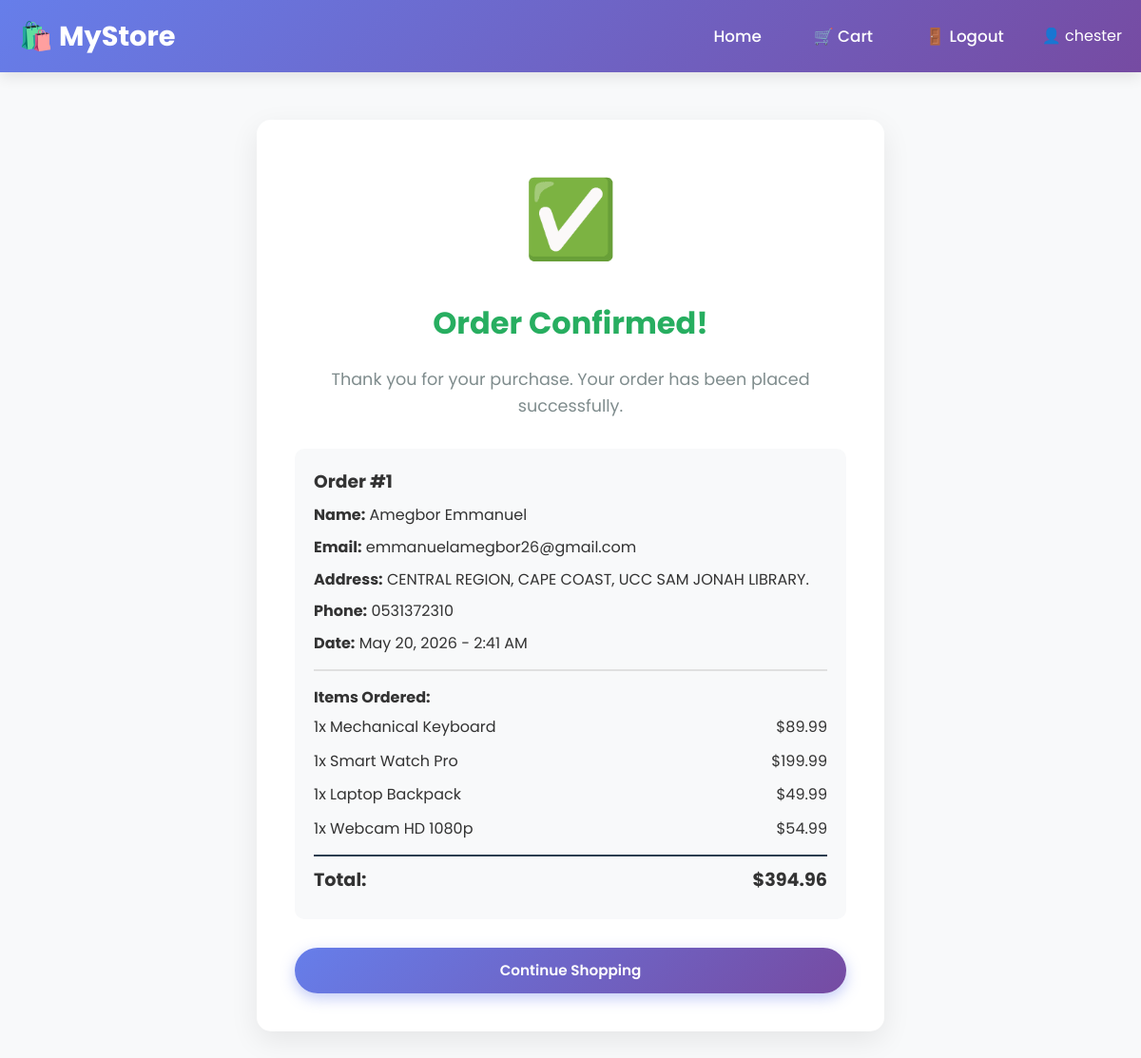
The page /order/1/ (signed in) on the database its author committed.
### store/models.py (models this page shows, shortened)
class Order(models.Model):
    first_name = models.CharField(max_length=100)
    last_name = models.CharField(max_length=100)
    email = models.EmailField()
    address = models.TextField()
    phone = models.CharField(max_length=20)
    created_at = models.DateTimeField(auto_now_add=True)
    paid = models.BooleanField(default=False)
    def get_total_cost(self):
        return sum(item.get_cost() for item in self.items.all())

class OrderItem(models.Model):
    order = models.ForeignKey(Order, related_name='items', on_delete=models.CASCADE)
    product = models.ForeignKey(Product, on_delete=models.CASCADE)
    price = models.DecimalField(max_digits=10, decimal_places=2)
    quantity = models.PositiveIntegerField(default=1)
    def get_cost(self):
        return self.price * self.quantity

class Product(models.Model):
    name = models.CharField(max_length=200)
    description = models.TextField()
    price = models.DecimalField(max_digits=10, decimal_places=2)
    image = models.ImageField(upload_to='product_images/', blank=True, null=True)
    created_at = models.DateTimeField(auto_now_add=True)

### store/views.py (the view)
# urls.py: path('order/<int:order_id>/', views.order_confirmation, name='order_confirmation'),
def order_confirmation(request, order_id):
    order = get_object_or_404(Order, id=order_id)
    return render(request, 'store/order_confirmation.html', {'order': order})

### store/templates/store/order_confirmation.html (shortened to what this page needs)
{% load static %}
<!doctype html>
<html>
  <head>
    <link rel="stylesheet" href="{% static 'store/css/style.css' %}" />
  </head>
  <body>
    <nav class="navbar">
      <div class="nav-container">
        <a href="{% url 'product_list' %}" class="logo">🛍️ MyStore</a>
        <div class="nav-links">
          <a href="{% url 'product_list' %}">Home</a>
          <a href="{% url 'cart_summary' %}" class="cart-icon">🛒 Cart</a>
          {% if user.is_authenticated %}
          <a href="{% url 'logout' %}">🚪 Logout</a>
          <span style="color: white">👤 {{ user.username }}</span>
          {% else %}
          <a href="{% url 'login' %}">🔐 Login</a>
          <a href="{% url 'signup' %}">✨ Sign Up</a>
          {% endif %}
        </div>
      </div>
    </nav>
    <div class="confirmation-container">
      <div class="confirmation-box">
        <div class="success-icon">✅</div>
        <h1 style="color: #27ae60; margin: 20px 0">Order Confirmed!</h1>
        <p style="color: #7f8c8d; font-size: 1.1em">
          Thank you for your purchase. Your order has been placed successfully.
        </p>
        <div class="order-details">
          <h3>Order #{{ order.id }}</h3>
          <p>
            <strong>Name:</strong> {{ order.first_name }} {{ order.last_name }}
          </p>
          <p><strong>Email:</strong> {{ order.email }}</p>
          <p><strong>Address:</strong> {{ order.address }}</p>
          <p><strong>Phone:</strong> {{ order.phone }}</p>
          <p>
            <strong>Date:</strong> {{ order.created_at|date:"F j, Y - g:i A" }}
          </p>
          <div class="items-list">
            <h4>Items Ordered:</h4>
            {% for item in order.items.all %}
            <div class="item-row">
              <span>{{ item.quantity }}x {{ item.product.name }}</span>
              <span>${{ item.get_cost }}</span>
            </div>
            {% endfor %}
            <div
              class="item-row"
              style="
                font-weight: bold;
                font-size: 1.2em;
                margin-top: 10px;
                padding-top: 10px;
                border-top: 2px solid #2c3e50;
              "
            >
              <span>Total:</span>
              <span>${{ order.get_total_cost }}</span>
            </div>
          </div>
        </div>
        <a href="{% url 'product_list' %}" class="btn btn-primary"
          >Continue Shopping</a
        >
      </div>
    </div>
  </body>
</html>

### store/static/store/css/style.css (style rules this page uses)
* { margin: 0; padding: 0; box-sizing: border-box; }
body { font-family: 'Poppins', sans-serif; background-color: #f8f9fa; color: #333; line-height: 1.6; }
.navbar { background: linear-gradient(135deg, #667eea 0%, #764ba2 100%); padding: 15px 0; position: sticky; top: 0; z-index: 1000; box-shadow: 0 4px 15px rgba(0, 0, 0, 0.1); }
.nav-container { max-width: 1200px; margin: 0 auto; padding: 0 20px; display: flex; justify-content: space-between; align-items: center; }
.logo { color: white; font-size: 1.8em; font-weight: 700; text-decoration: none; display: flex; align-items: center; gap: 10px; }
.nav-links { display: flex; gap: 25px; align-items: center; }
.nav-links a { color: white; text-decoration: none; font-weight: 500; font-size: 1.05em; transition: all 0.3s; padding: 8px 15px; border-radius: 25px; }
.cart-icon { position: relative; font-size: 1.4em; }
.btn { display: inline-block; padding: 12px 25px; border-radius: 30px; text-decoration: none; font-weight: 600; font-size: 0.95em; transition: all 0.3s; border: none; cursor: pointer; text-align: center; }
.btn-primary { background: linear-gradient(135deg, #667eea 0%, #764ba2 100%); color: white; width: 100%; box-shadow: 0 5px 15px rgba(102, 126, 234, 0.4); }

### store/templates/store/order_confirmation.html (style rules this page uses)
.confirmation-container { max-width: 700px; margin: 50px auto; padding: 0 20px; text-align: center; }
.confirmation-box { background: white; padding: 40px; border-radius: 15px; box-shadow: 0 10px 30px rgba(0, 0, 0, 0.08); }
.success-icon { font-size: 5em; animation: bounce 1s; }
.order-details { text-align: left; margin: 30px 0; padding: 20px; background: #f8f9fa; border-radius: 10px; }
.order-details p { margin: 8px 0; }
.items-list { margin-top: 15px; padding-top: 15px; border-top: 2px solid #e0e0e0; }
.item-row { display: flex; justify-content: space-between; padding: 5px 0; }

### rows shown on the page
Order: id "1", first_name "Amegbor", last_name "Emmanuel", email "emmanuelamegbor26@gmail.com", address "CENTRAL REGION, CAPE COAST, UCC SAM JONAH LIBRARY.", phone "0531372310", created_at "May 20, 2026 - 2:41 AM", get_total_cost "394.96"
OrderItem: quantity "1", product.name "Mechanical Keyboard", get_cost "89.99"
OrderItem: quantity "1", product.name "Smart Watch Pro", get_cost "199.99"
OrderItem: quantity "1", product.name "Laptop Backpack", get_cost "49.99"
OrderItem: quantity "1", product.name "Webcam HD 1080p", get_cost "54.99"

### other values the page prints
{{ user.username }} "chester"
